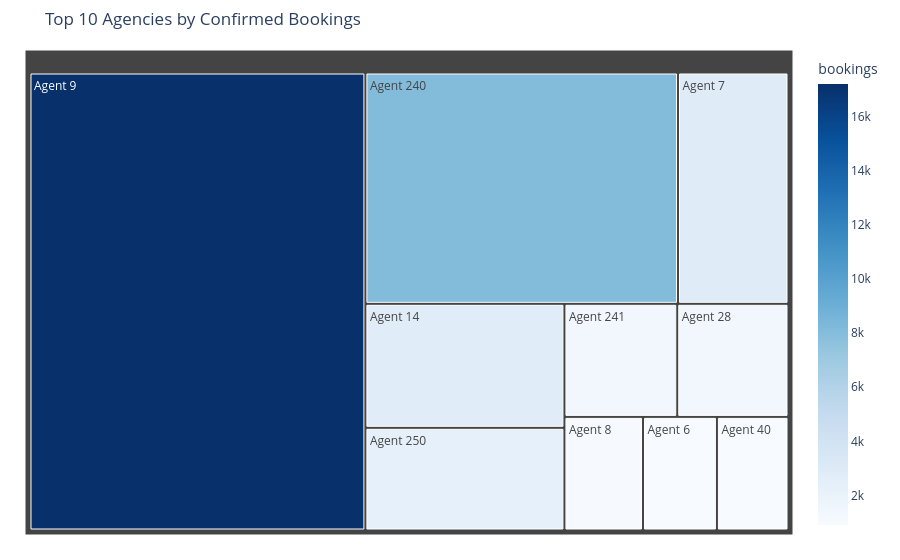

Here is the notebook cell this chart was saved with:
### Code cell
#convert the series into data frame.
df_agents = top10_agents.reset_index(name='bookings')
#convert the numbers to strings for categorical grouping
df_agents['agent'] = 'Agent ' + df_agents['agent'].astype(str)
#treemap
fig = px.treemap(
    df_agents,
    path=['agent'],
    values='bookings',
    title='Top 10 Agencies by Confirmed Bookings',
    color='bookings',
    color_continuous_scale='Blues'
)

fig.update_layout(margin=dict(t=50, l=25, r=25, b=25))
fig.show()

### Figure 1 — Plotly figure (JSON) as saved in the notebook; plotly's stock layout.template omitted (floating-point values rounded to 4 significant figures)
{"data": [{"branchvalues": "total", "customdata": [[17200.0], [8084.0], [2858.0], [2759.0], [2285.0], [1426.0], [1406.0], [998.0], [939.0], [909.0]], "domain": {"x": [0, 1], "y": [0, 1]}, "hovertemplate": "labels=%{label}<br>bookings_sum=%{value}<br>parent=%{parent}<br>id=%{id}<br>bookings=%{color}<extra></extra>", "ids": ["Agent 9", "Agent 240", "Agent 7", "Agent 14", "Agent 250", "Agent 241", "Agent 28", "Agent 8", "Agent 6", "Agent 40"], "labels": ["Agent 9", "Agent 240", "Agent 7", "Agent 14", "Agent 250", "Agent 241", "Agent 28", "Agent 8", "Agent 6", "Agent 40"], "marker": {"coloraxis": "coloraxis", "colors": [17200.0, 8084.0, 2858.0, 2759.0, 2285.0, 1426.0, 1406.0, 998.0, 939.0, 909.0]}, "name": "", "parents": ["", "", "", "", "", "", "", "", "", ""], "type": "treemap", "values": [17200.0, 8084.0, 2858.0, 2759.0, 2285.0, 1426.0, 1406.0, 998.0, 939.0, 909.0]}], "layout": {"coloraxis": {"colorbar": {"title": {"text": "bookings"}}, "colorscale": [[0, "rgb(247,251,255)"], [0.125, "rgb(222,235,247)"], [0.25, "rgb(198,219,239)"], [0.375, "rgb(158,202,225)"], [0.5, "rgb(107,174,214)"], [0.625, "rgb(66,146,198)"], [0.75, "rgb(33,113,181)"], [0.875, "rgb(8,81,156)"], [1, "rgb(8,48,107)"]]}, "legend": {"tracegroupgap": 0}, "margin": {"b": 25, "l": 25, "r": 25, "t": 50}, "title": {"text": "Top 10 Agencies by Confirmed Bookings"}}}
